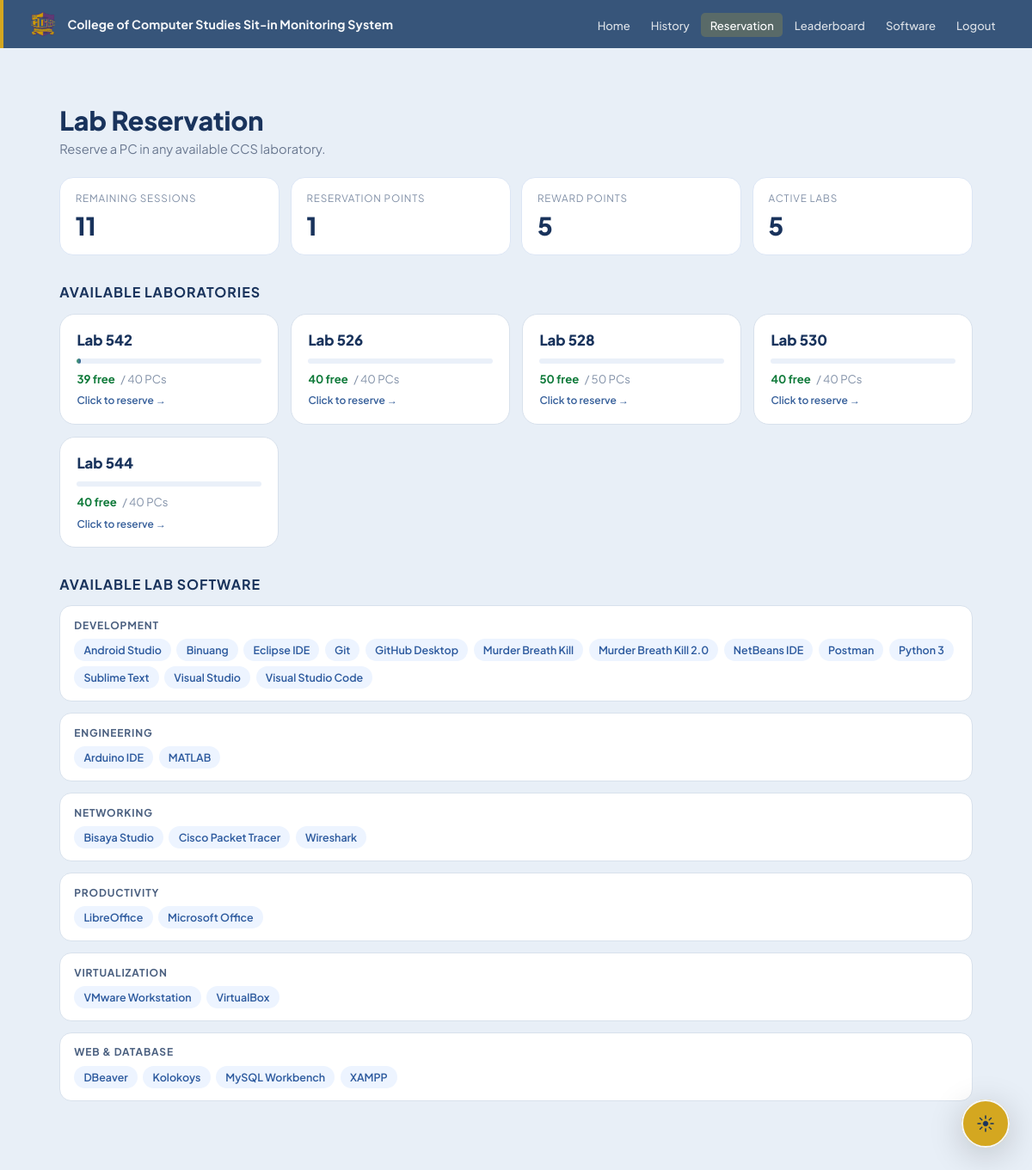
Screenshot of /reservation (signed in) with the database file from the repository.
### tables this page shows
CREATE TABLE users (
            id                 INTEGER PRIMARY KEY AUTOINCREMENT,
            id_number          TEXT UNIQUE NOT NULL,
            last_name          TEXT NOT NULL,
            first_name         TEXT NOT NULL,
            middle_name        TEXT DEFAULT '',
            course             TEXT DEFAULT '',
            course_level       INTEGER DEFAULT 1,
            email              TEXT DEFAULT '',
            address            TEXT DEFAULT '',
            password           TEXT NOT NULL,
            sessions_remaining INTEGER DEFAULT 30,
            is_admin           INTEGER DEFAULT 0,
            created_at         DATETIME DEFAULT CURRENT_TIMESTAMP
        , profile_pic TEXT DEFAULT '', must_change_password INTEGER DEFAULT 0, reservation_points INTEGER DEFAULT 0, reward_points INTEGER DEFAULT 0, completed_tasks INTEGER DEFAULT 0, admin_remarks TEXT DEFAULT '');

CREATE TABLE software (
            id          INTEGER PRIMARY KEY AUTOINCREMENT,
            name        TEXT NOT NULL,
            description TEXT DEFAULT '',
            category    TEXT DEFAULT 'General',
            available_labs TEXT DEFAULT '',
            is_enabled  INTEGER DEFAULT 1,
            created_at  DATETIME DEFAULT CURRENT_TIMESTAMP,
            updated_at  DATETIME DEFAULT CURRENT_TIMESTAMP
        );

### SYSARCH32-SITIN-MONITORING-main/app.py (the view, shortened to what this page needs)
@app.route('/reservation', methods=['GET','POST'])
@login_required
def student_reservation():
    conn = get_db()
    reservation_open = reservations_enabled(conn)
    user = conn.execute('SELECT * FROM users WHERE id=?', (session['user_id'],)).fetchone()
    labs_availability = enabled_lab_options(conn)
    lab_capacities = {lab['lab_room']: max(1, int(lab['capacity'] or PC_COUNT)) for lab in labs_availability}
    seen_labs = set()
    labs = []
    for lab in labs_availability:
        lab_room = lab['lab_room']
        if lab_room and lab_room not in seen_labs:
            seen_labs.add(lab_room)
            labs.append(lab_room)
    booking_map = build_lab_pc_map(conn, lab_capacities)
    raw_sw = [dict(r) for r in conn.execute('''
        SELECT name, category, available_labs
        FROM software
        WHERE is_enabled=1
        ORDER BY category, name
    ''').fetchall()]
    sw_merged = {}
    sw_order = []
    for sw in raw_sw:
        name = (sw.get('name') or '').strip()
        key = name.lower()
        raw_labs = (sw.get('available_labs') or '').replace(';', ',')
        labs = [l.strip() for l in raw_labs.split(',') if l.strip()]
        if key in sw_merged:
            existing = sw_merged[key]
            existing_labs = [l.strip() for l in (existing.get('available_labs') or '').split(',') if l.strip()]
            combined = list(dict.fromkeys(existing_labs + labs))
            existing['available_labs'] = ','.join(combined)
        else:
            labs = list(dict.fromkeys(labs))
            sw['available_labs'] = ','.join(labs)
            sw_merged[key] = sw
            sw_order.append(key)
    software_list = [sw_merged[k] for k in sw_order]
    current_active = conn.execute('''
        SELECT lab_room, pc_number, status
        FROM sit_in_logs
        WHERE user_id=?
          AND status='Active'
          AND COALESCE(source, 'admin') != 'login'
        ORDER BY time_in DESC
        LIMIT 1
    ''', (session['user_id'],)).fetchone()
    selected_lab = ''
    selected_pc = ''
    notifications = dashboard_notifications(conn, session['user_id'])
    conn.close()
    return render_template(
        'reservation.html',
        user=user,
        labs=labs,
        booking_map=booking_map,
        lab_capacities=lab_capacities,
        current_active_lab=current_active['lab_room'] if current_active else '',
        current_active_pc=current_active['pc_number'] if current_active else '',
        selected_lab=selected_lab,
        selected_pc=selected_pc,
        reservation_open=reservation_open,
        notifications=notifications,
        software_list=software_list,
        logo=get_logo()
    )

### SYSARCH32-SITIN-MONITORING-main/app.py (called while the page is built)
def get_db():
    conn = sqlite3.connect(DB, timeout=30)
    conn.row_factory = sqlite3.Row
    conn.execute('PRAGMA foreign_keys = ON')
    conn.execute('PRAGMA busy_timeout = 30000')
    return conn

def reservations_enabled(conn):
    row = conn.execute(
        "SELECT setting_value FROM reservation_settings WHERE setting_key='reservations_enabled'"
    ).fetchone()
    return (row['setting_value'] if row else '1') == '1'

def fetch_user(conn, user_id):
    return conn.execute('SELECT * FROM users WHERE id=?', (user_id,)).fetchone()

def get_logo():
    conn = get_db()
    row = conn.execute("SELECT value FROM settings WHERE key='logo_filename'").fetchone()
    conn.close()
    return row['value'] if row else ''

def dashboard_notifications(conn, user_id, limit=6):
    return conn.execute(
        '''SELECT * FROM notifications
           WHERE user_id=?
           ORDER BY is_read ASC, created_at DESC
           LIMIT ?''',
        (user_id, limit)
    ).fetchall()

def enabled_lab_options(conn):
    labs = [dict(r) for r in conn.execute('''
        SELECT lab_room,
               MAX(is_enabled) AS is_enabled,
               MAX(capacity) AS capacity,
               MAX(description) AS description
        FROM lab_availability
        WHERE is_enabled=1
        GROUP BY lab_room
        ORDER BY CAST(lab_room AS INTEGER)
    ''').fetchall()]
    return labs

def lab_capacity_map(conn):
    capacities = {lab: PC_COUNT for lab in LAB_ROOMS}
    for row in conn.execute('SELECT lab_room, capacity FROM lab_availability').fetchall():
        lab = normalize_lab_room(row['lab_room'])
        if not lab:
            continue
        try:
            capacities[lab] = max(1, int(row['capacity'] or PC_COUNT))
        except (TypeError, ValueError):
            capacities[lab] = PC_COUNT
    return capacities

@app.context_processor
def inject_lab_capacities():
    conn = get_db()
    try:
        return {'lab_capacities': lab_capacity_map(conn)}
    finally:
        conn.close()

def pc_options(limit=PC_COUNT):
    try:
        limit = max(1, int(limit))
    except (TypeError, ValueError):
        limit = PC_COUNT
    return [str(i) for i in range(1, limit + 1)]

def normalize_lab_room(value):
    value = (value or '').strip()
    return value if value in LAB_ROOMS else ''

def normalize_pc_number(value, limit=None):
    value = (value or '').strip()
    return value if value in pc_options(limit) else ''

### SYSARCH32-SITIN-MONITORING-main/templates/reservation.html (shortened to what this page needs)
{% extends "base.html" %}
{% block content %}
<div class="rv-page">
  <div class="rv-hero">
    <div>
      <h1 class="rv-hero-title">Lab Reservation</h1>
      <p class="rv-hero-sub">Reserve a PC in any available CCS laboratory.</p>
    </div>
  </div>
  <div class="rv-stats">
    <div class="rv-stat">
      <span>Remaining Sessions</span>
      <strong>{{ user.sessions_remaining }}</strong>
    </div>
    <div class="rv-stat">
      <span>Reservation Points</span>
      <strong>{{ user.reservation_points }}</strong>
    </div>
    <div class="rv-stat">
      <span>Reward Points</span>
      <strong>{{ user.reward_points }}</strong>
    </div>
    <div class="rv-stat">
      <span>Active Labs</span>
      <strong>{{ labs|length }}</strong>
    </div>
  </div>
  <div class="rv-section-title">Available Laboratories</div>
  <div class="rv-labs-grid">
    {% for lab in labs %}
    {% set lab_data = booking_map.get(lab, {}) %}
    {% set total = lab_capacities.get(lab, 40) %}
    {% set occupied = lab_data.values()|selectattr('state','ne','available')|list|length %}
    {% set free = total - occupied %}
    <div class="rv-lab-card" onclick="{% if reservation_open %}openReservationModal('{{ lab }}'){% endif %}" style="{% if not reservation_open %}cursor:default;{% endif %}">
      <div class="rv-lab-num">Lab {{ lab }}</div>
      <div class="rv-lab-bars">
        <div class="rv-bar-wrap">
          <div class="rv-bar-fill" style="width:{{ ((occupied/total)*100)|round }}%"></div>
        </div>
      </div>
      <div class="rv-lab-meta">
        <span class="rv-lab-free">{{ free }} free</span>
        <span class="rv-lab-total">/ {{ total }} PCs</span>
      </div>
      {% if reservation_open %}
      <div class="rv-lab-cta">Click to reserve →</div>
      {% endif %}
    </div>
    {% endfor %}
  </div>
  {% if software_list %}
  <div class="rv-section-title" style="margin-top:2rem;">Available Lab Software</div>
  <div class="rv-sw-wrap">
    {% set categories = software_list|map(attribute='category')|unique|list %}
    {% for cat in categories %}
    <div class="rv-sw-group">
      <div class="rv-sw-group-label">{{ cat }}</div>
      <div class="rv-sw-chips">
        {% for sw in software_list if sw.category == cat %}
        <span class="rv-sw-chip">{{ sw.name }}</span>
        {% endfor %}
      </div>
    </div>
    {% endfor %}
  </div>
  {% endif %}
</div>
{% endblock %}

### SYSARCH32-SITIN-MONITORING-main/static/style.css (style rules this page uses)
*, *::before, *::after { box-sizing: border-box; margin: 0; padding: 0; }
:root { --violet: #5B7AA8; --violet-dark: #37557A; --violet-soft: #D7E3F2; --violet-mid: #7B6CA2; --yellow: #D4A720; --yellow-dark: #A78310; --yellow-soft: #F7EDD5; --bg: #E8EFF7; --surface: #FFFFFF; --border: #BAC5D4; --border-soft: #D7DEE7; --text: #2F4F4F; --text-2: #708090; --text-3: #778899; --success: #90EE90; --success-bg: #F0FFF0; --error: #FFA07A; --error-bg: #FFF0F0; --shadow-sm: 0 1px 4px rgba(0,0,0,.1); --shadow-md: 0 4px 20px rgba(0,0,0,.15); --shadow-lg: 0 8px 40px rgba(0,0,0,.2); --radius: 12px; --radius-sm: 8px; --radius-xs: 5px; }
body { font-family: 'Plus Jakarta Sans', sans-serif; background: var(--bg); min-height: 100vh; display: flex; flex-direction: column; color: var(--text); -webkit-font-smoothing: antialiased; }

### SYSARCH32-SITIN-MONITORING-main/static/theme.css (style rules this page uses)
:root, :root[data-theme="light"] { color-scheme: light; --bg: #E8EFF7; --surface: #FFFFFF; --surface-2: #F7FAFC; --surface-3: #EEF4FB; --border: #BAC5D4; --border-soft: #D7DEE7; --text: #2F4F4F; --text-2: #708090; --text-3: #778899; --violet: #5B7AA8; --violet-dark: #37557A; --violet-soft: #D7E3F2; --violet-mid: #7B6CA2; --stat-primary: #19335C; --stat-accent: var(--violet); --yellow: #D4A720; --yellow-dark: #A78310; --yellow-soft: #F7EDD5; --success: #10B981; --success-bg: #ECFDF5; --error: #EF4444; --error-bg: #FEF2F2; --nav-bg: var(--violet-dark); --nav-text: rgba(255, 255, 255, .82); --nav-text-active: #FFFFFF; --input-bg: var(--bg); --modal-backdrop: rgba(24, 20, 46, .5); --notification-bg: #19335C; --notification-icon: #FFFFFF; --notification-border: #F4F7FB; --pc-seat-selected-bg: #fde68a; --pc-seat-selected-text: #1e293b; --pc-seat-selected-border: #facc15; --pc-seat-selected-ring: rgba(250, 204, 21, .25); --pc-seat-available-bg-start: #f2fdf3; --pc-seat-available-bg-end: #e9fbe4; --shadow-sm: 0 1px 4px rgba(0, 0, 0, .1); --shadow-md: 0 4px 20px rgba(0, 0, 0, .15); --shadow-lg: 0 8px 40px rgba(0, 0, 0, .2); }
html { background: var(--bg); }
body, nav, .admin-nav, .student-card, .admin-card, .page-card, .login-card, .reg-card, .modal-box, .notif-panel, .ep-box, input, select, textarea, button, table, th, td { transition: background-color .24s ease, background .24s ease, color .24s ease, border-color .24s ease, box-shadow .24s ease, fill .24s ease; }
body, .admin-body { background-color: var(--bg) !important; color: var(--text); }

### rows the page displays
users: sessions_remaining "11", reservation_points "1", reward_points "5"
software: category "DEVELOPMENT", name "Android Studio"
software: name "Binuang"
software: name "Eclipse IDE"
software: name "Git"
software: name "GitHub Desktop"
software: name "Murder Breath Kill"
software: name "Murder Breath Kill 2.0"
software: name "NetBeans IDE"
software: name "Postman"
software: name "Python 3"
software: name "Sublime Text"
software: name "Visual Studio"
software: name "Visual Studio Code"
software: category "ENGINEERING", name "Arduino IDE"
software: name "MATLAB"
software: category "NETWORKING", name "Bisaya Studio"
software: name "Cisco Packet Tracer"
software: name "Wireshark"
software: category "PRODUCTIVITY", name "LibreOffice"
software: name "Microsoft Office"
software: category "VIRTUALIZATION", name "VMware Workstation"
software: name "VirtualBox"
software: category "WEB & DATABASE", name "DBeaver"
software: name "Kolokoys"
software: name "MySQL Workbench"
software: name "XAMPP"

### other values shown
{{ labs|length }} "5"
{{ lab }} "542" "526" "528" "530" "544"
{{ free }} "39" "40" "50" "40" "40"
{{ total }} "40" "40" "50" "40" "40"
